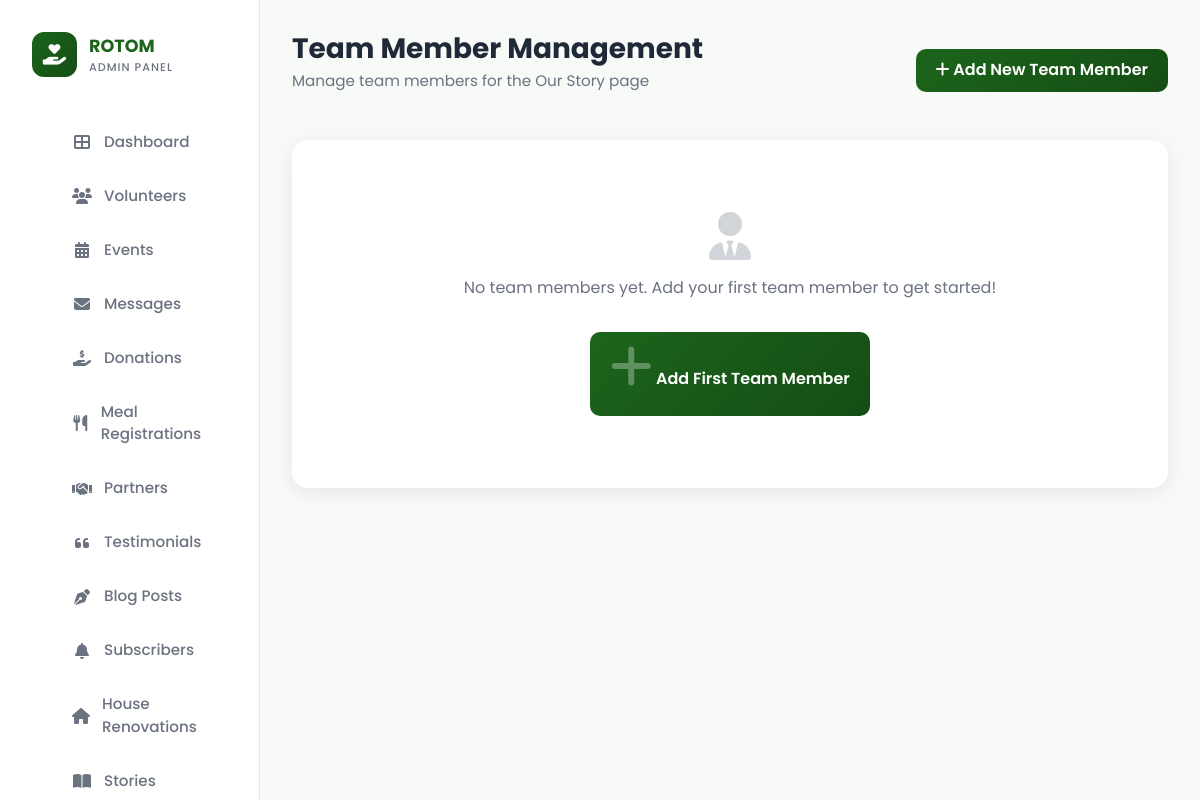
Before: /dashboard/manage-team/ (signed in) with the older database file.
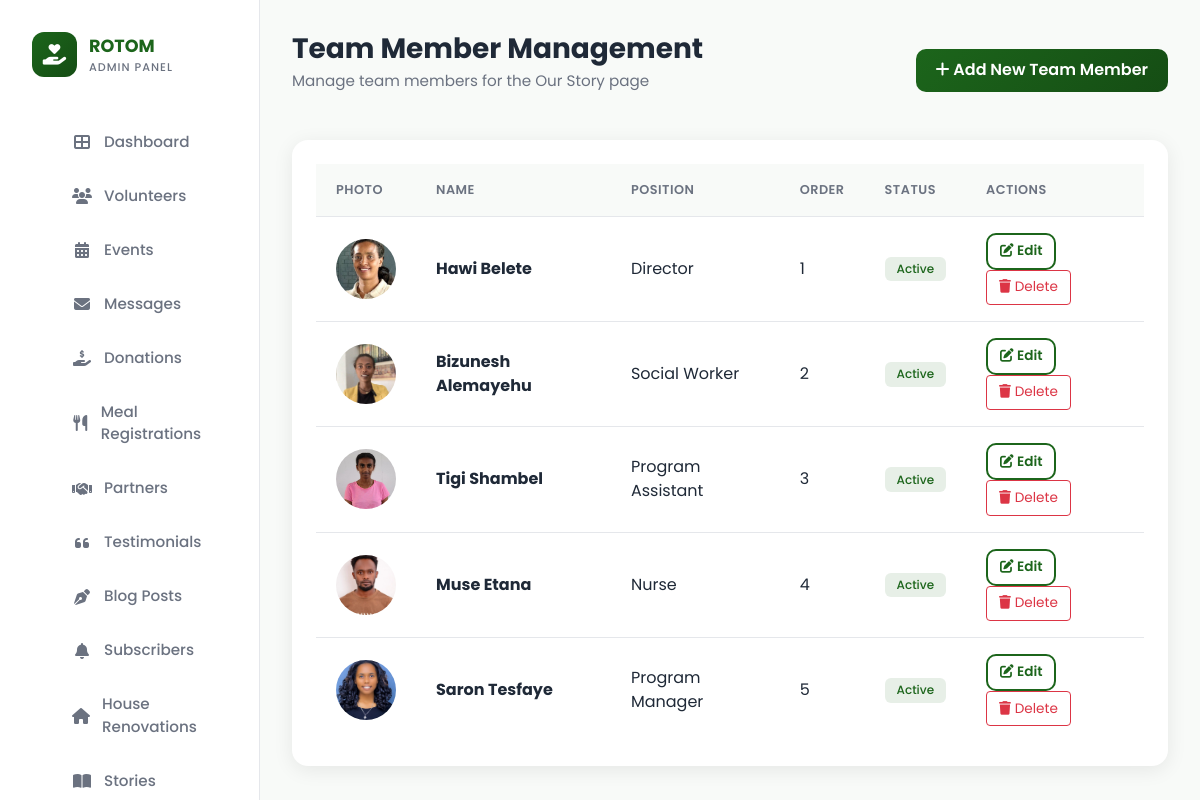
After: the same page with the newer database file.
### rotom/models.py (models this page shows, shortened)
class TeamMember(models.Model):
    name = models.CharField(max_length=200, help_text="Team member's full name")
    position = models.CharField(max_length=200, help_text="Job title/position (e.g., Director, Social Worker)")
    position_am = models.CharField(max_length=200, blank=True, help_text="Amharic translation of position (optional)")
    image = models.ImageField(upload_to='team/', help_text="Team member photo")
    order = models.IntegerField(default=0, help_text="Display order (lower numbers appear first)")
    is_active = models.BooleanField(default=True, help_text="Check to display on website")
    created_at = models.DateTimeField(auto_now_add=True)
    updated_at = models.DateTimeField(auto_now=True)
    class Meta:
        ordering = ['order', 'name']
        verbose_name_plural = "Team Members"

### dashboard/views.py (the view)
# urls.py: path('manage-team/', views.manage_team, name='manage_team'),
@staff_member_required(login_url='dashboard:login')
def manage_team(request):
    from rotom.models import TeamMember
    search = request.GET.get('search', '')
    team_members = TeamMember.objects.all().order_by('order', 'name')
    if search:
        team_members = team_members.filter(
            models.Q(name__icontains=search) |
            models.Q(position__icontains=search)
        )
    paginator = Paginator(team_members, 12)
    team_paginated = paginator.get_page(request.GET.get('page'))
    return render(request, 'dashboard/manage_team.html', {
        'team_members': team_paginated,
        'search': search,
    })

### rotom/context_processors.py (called while the page is built)
def navbar_pattern(request):
    try:
        active_pattern = NavbarPattern.objects.filter(is_active=True).first()
    except Exception:
        active_pattern = None
    try:
        navbar_content = {obj.key: obj.value for obj in SiteContent.objects.filter(page='navbar')}
    except Exception:
        navbar_content = {}
    return {
        'navbar_pattern': active_pattern,
        'navbar_content': navbar_content,
    }

### dashboard/templates/dashboard/manage_team.html (shortened to what this page needs)
{% extends 'dashboard/base_admin.html' %}
{% block content %}
<div class="page-header d-flex justify-content-between align-items-center">
    <div>
        <h1 class="page-title">Team Member Management</h1>
        <p class="page-subtitle">Manage team members for the Our Story page</p>
    </div>
    <a href="{% url 'dashboard:create_team_member' %}" class="btn btn-primary">
        <i class="fas fa-plus"></i> Add New Team Member
    </a>
</div>
<div class="card">
    <div class="card-body">
        {% if team_members %}
            <div class="table-responsive">
                <table class="table">
                    <thead>
                        <tr>
                            <th>Photo</th>
                            <th>Name</th>
                            <th>Position</th>
                            <th>Order</th>
                            <th>Status</th>
                            <th>Actions</th>
                        </tr>
                    </thead>
                    <tbody>
                        {% for member in team_members %}
                        <tr>
                            <td>
                                {% if member.image %}
                                    {% if member.image.name|slice:":7" == "images/" %}
                                        {% load static %}
                                        <img src="{{ member.image.url }}" alt="{{ member.name }}" style="width: 60px; height: 60px; object-fit: cover; border-radius: 50%;">
                                    {% else %}
                                        <img src="{{ member.image.url }}" alt="{{ member.name }}" style="width: 60px; height: 60px; object-fit: cover; border-radius: 50%;">
                                    {% endif %}
                                {% else %}
                                    <span class="text-muted">No photo</span>
                                {% endif %}
                            </td>
                            <td><strong>{{ member.name }}</strong></td>
                            <td>{{ member.position }}</td>
                            <td>{{ member.order }}</td>
                            <td>
                                {% if member.is_active %}
                                    <span class="badge badge-success">Active</span>
                                {% else %}
                                    <span class="badge badge-warning">Inactive</span>
                                {% endif %}
                            </td>
                            <td>
                                <a href="{% url 'dashboard:edit_team_member' member.pk %}" class="btn btn-sm btn-outline-primary">
                                    <i class="fas fa-edit"></i> Edit
                                </a>
                                <form method="post" action="{% url 'dashboard:delete_team_member' member.pk %}" style="display: inline;" onsubmit="return confirm('Are you sure you want to delete this team member?');">
                                    <button type="submit" class="btn btn-sm btn-outline-danger">
                                        <i class="fas fa-trash"></i> Delete
                                    </button>
                                </form>
                            </td>
                        </tr>
                        {% endfor %}
                    </tbody>
                </table>
            </div>
        {% else %}
            <div class="empty-state">
                <i class="fas fa-user-tie"></i>
                <p>No team members yet. Add your first team member to get started!</p>
                <a href="{% url 'dashboard:create_team_member' %}" class="btn btn-primary mt-3">
                    <i class="fas fa-plus"></i> Add First Team Member
                </a>
            </div>
        {% endif %}
    </div>
</div>
{% endblock %}

Changed rows visible on the page:
added TeamMember: image (picture), name "Hawi Belete", position "Director", order "1", is_active "Active"
added TeamMember: image (picture), name "Bizunesh Alemayehu", position "Social Worker", order "2", is_active "Active"
added TeamMember: image (picture), name "Tigi Shambel", position "Program Assistant", order "3", is_active "Active"
added TeamMember: image (picture), name "Muse Etana", position "Nurse", order "4", is_active "Active"
added TeamMember: image (picture), name "Saron Tesfaye", position "Program Manager", order "5", is_active "Active"
Other visible differences:
text no longer shown: "No team members yet. Add your first team member to get started! Add First Team Member"
text now shown: "PHOTO NAME POSITION ORDER STATUS ACTIONS"
